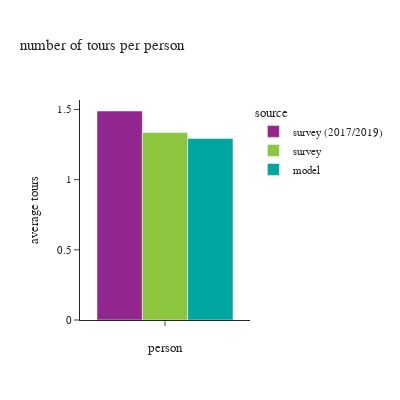

This figure's notebook cell:
### Code cell
df_plot = df_tour.groupby('source').agg([
    pl.sum('toexpfac').alias('toexpfac_sum')
]).join(
    df_person.groupby('source').agg([
        pl.sum('psexpfac').alias('psexpfac_sum')
    ]),
    on='source',
    how='left'
).with_columns(
    (pl.col('toexpfac_sum') / pl.col('psexpfac_sum')).alias('average tours'),
    pl.lit('').alias('person')
)

fig = px.bar(df_plot.to_pandas(), x="person", y="average tours", color="source",
             barmode="group", title="number of tours per person")
fig.update_layout(height=400, width=400, font=dict(size=11),
                  xaxis=dict(dtick=1, categoryorder='category ascending'),
                  yaxis=dict(tickformat=".3"))
fig.show()

### Figure 1 — Plotly figure (JSON) as saved in the notebook; plotly's stock layout.template omitted (floating-point values rounded to 4 significant figures)
{"data": [{"alignmentgroup": "True", "hovertemplate": "source=survey (2017/2019)<br>person=%{x}<br>average tours=%{y}<extra></extra>", "legendgroup": "survey (2017/2019)", "marker": {"color": "#91268F", "pattern": {"shape": ""}}, "name": "survey (2017/2019)", "offsetgroup": "survey (2017/2019)", "orientation": "v", "showlegend": true, "textposition": "auto", "type": "bar", "x": [""], "xaxis": "x", "y": [1.489], "yaxis": "y"}, {"alignmentgroup": "True", "hovertemplate": "source=survey<br>person=%{x}<br>average tours=%{y}<extra></extra>", "legendgroup": "survey", "marker": {"color": "#8CC63E", "pattern": {"shape": ""}}, "name": "survey", "offsetgroup": "survey", "orientation": "v", "showlegend": true, "textposition": "auto", "type": "bar", "x": [""], "xaxis": "x", "y": [1.335], "yaxis": "y"}, {"alignmentgroup": "True", "hovertemplate": "source=model<br>person=%{x}<br>average tours=%{y}<extra></extra>", "legendgroup": "model", "marker": {"color": "#00A7A0", "pattern": {"shape": ""}}, "name": "model", "offsetgroup": "model", "orientation": "v", "showlegend": true, "textposition": "auto", "type": "bar", "x": [""], "xaxis": "x", "y": [1.293], "yaxis": "y"}], "layout": {"barmode": "group", "font": {"size": 11}, "height": 400, "legend": {"title": {"text": "source"}, "tracegroupgap": 0}, "title": {"text": "number of tours per person"}, "width": 400, "xaxis": {"anchor": "y", "categoryorder": "category ascending", "domain": [0.0, 1.0], "dtick": 1, "title": {"text": "person"}}, "yaxis": {"anchor": "x", "domain": [0.0, 1.0], "tickformat": ".3", "title": {"text": "average tours"}}}}
